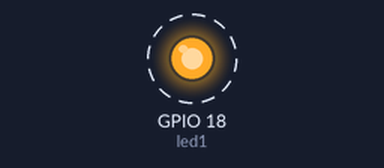
Bench run of a sketch on a simulated ESP32. Shown: output pins drawn as LEDs (lit = HIGH). Dashed ring = blinking. What the sketch prints to the serial monitor is not drawn.

Above: at 1.2 s.
Timing chart, 0 to 4.0 s (numbered marks = the images above):
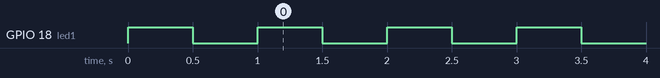

The sketch:

freertos_test.ino
```cpp
/*********
Adapted from https://randomnerdtutorials.com
*********/

TaskHandle_t Task1;
TaskHandle_t Task2;

// LED pins
const int led1 = 18;
//const int led2 = 4;

void setup() {
  Serial.begin(9600);
  pinMode(led1, OUTPUT);
 // pinMode(led2, OUTPUT);

  //create a task that will be executed in the Task1code() function, with priority 1 and executed on core 0
  xTaskCreatePinnedToCore(
                    Task1code,   /* Task function. */
                    "Task1",     /* name of task. */
                    10000,       /* Stack size of task */
                    NULL,        /* parameter of the task */
                    2,           /* priority of the task */
                    &Task1,      /* Task handle to keep track of created task */
                    0);          /* pin task to core 0 */
  delay(500);

  //create a task that will be executed in the Task2code() function, with priority 1 and executed on core 1
  xTaskCreatePinnedToCore(
                    Task2code,   /* Task function. */
                    "Task2",     /* name of task. */
                    10000,       /* Stack size of task */
                    NULL,        /* parameter of the task */
                    1,           /* priority of the task */
                    &Task2,      /* Task handle to keep track of created task */
                    0);          /* pin task to core 1 */
    delay(500);
}

//Task1code: blinks a LED every 500 ms, print core used every second
void Task1code( void * pvParameters ){
  Serial.print("Task1 running on core ");
  Serial.println(xPortGetCoreID());

  while(1){
    Serial.print("Task1 running on core ");
    Serial.println(xPortGetCoreID());
    digitalWrite(led1, HIGH);
    delay(500);
    digitalWrite(led1, LOW);
    delay(500);
  }
}

//Task2code: print task name and core used every 800 ms
void Task2code( void * pvParameters ){
  Serial.print("Task2 running on core ");
  Serial.println(xPortGetCoreID());
//
//  for(;;){
//    digitalWrite(led2, HIGH);
//    delay(700);
//    digitalWrite(led2, LOW);
//    delay(700);
//  }
    while(1) {
      Serial.print("Task2 running on core ");
  Serial.println(xPortGetCoreID());
  delay(800);
      } // tasks must have an infinite loop
    // OR get killed once done with vTaskDelete(NULL);
}

void loop() {

}
```

Measured:
- by itself, GPIO 18 (led1): alternates HIGH for 0.50 s and LOW for 0.50 s
